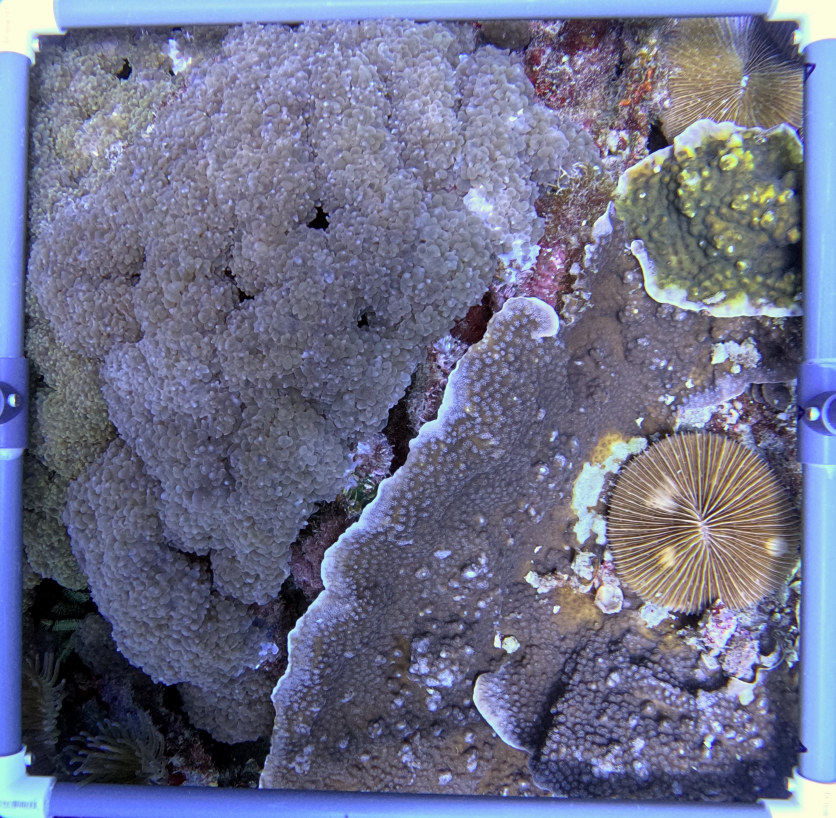
#> input picture uploads/bleaching/098170fe_input.jpg, 3342 x 3270 px (shown at 1/4 size)
$ python -i bleaching.py   (imports and definitions only)
#> lines starting #> are read from the running program, lines starting #| are printed output that depends on the picture; after the words box and inside, x2 and y2 are one past the last pixel; in counts of white or black regions, pixels touching at a corner belong together
"""
Coral Bleaching Analysis routes
Provides HSV colour-based bleaching detection with heatmap output.
ML model slot is reserved — swap analyze_bleaching_model() in when ready.
"""
from flask import Blueprint, request, jsonify, send_file
import cv2
import numpy as np
import os
import uuid

# [1 line that did not run here, left out]

UPLOAD_FOLDER = "uploads/bleaching"
OUTPUT_FOLDER = "outputs/bleaching"
# [2 lines not run here, left out]


# ─────────────────────────────────────────────────────────────
# CORE ANALYSIS — HSV Colour Thresholding (v4, locked)
# ─────────────────────────────────────────────────────────────

def analyze_bleaching_hsv(image_path):
#> called with image_path = '../uploads/bleaching/098170fe_input.jpg'
    img = cv2.imread(image_path)
#> img is the input picture: shape (3270, 3342, 3); mean B, G, R 137.8, 111.3, 108.2
    if img is None:
        return None

    # Crop out quadrat frame border (~6% each side)
    h, w = img.shape[:2]
#> h = 3270; w = 3342
    margin = int(min(h, w) * 0.06)
#> margin = 196
    img = img[margin:h - margin, margin:w - margin]
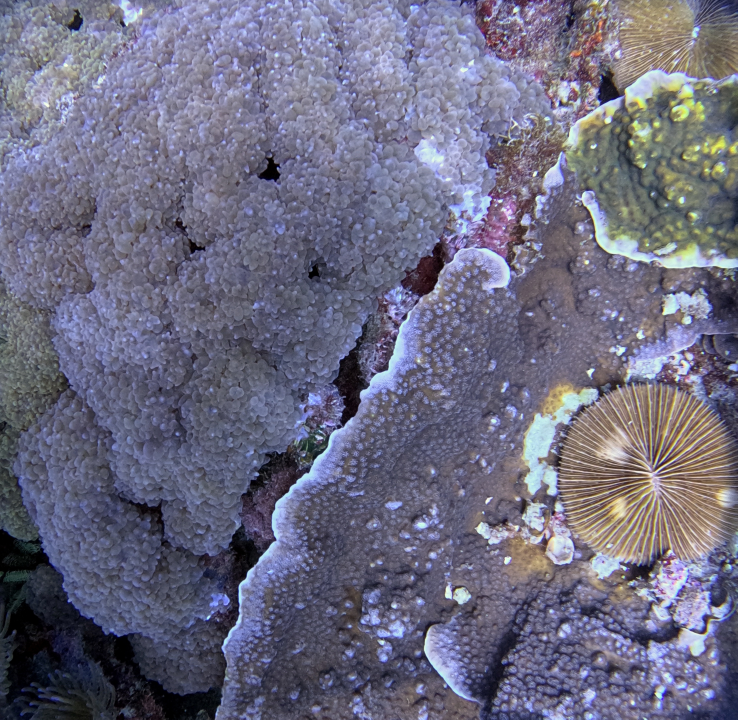
#> img: shape (2878, 2950, 3) (shown at 1/4 size); mean B, G, R 128.5, 107.1, 108.3

    hsv = cv2.cvtColor(img, cv2.COLOR_BGR2HSV)
#> hsv: shape (2878, 2950, 3); mean H, S, V 112.2, 60.2, 132.2

    # Dark substrate mask — exclude from both masks
    dark_mask = cv2.inRange(hsv,
        np.array([0, 0, 0]),
        np.array([180, 255, 55])
    )
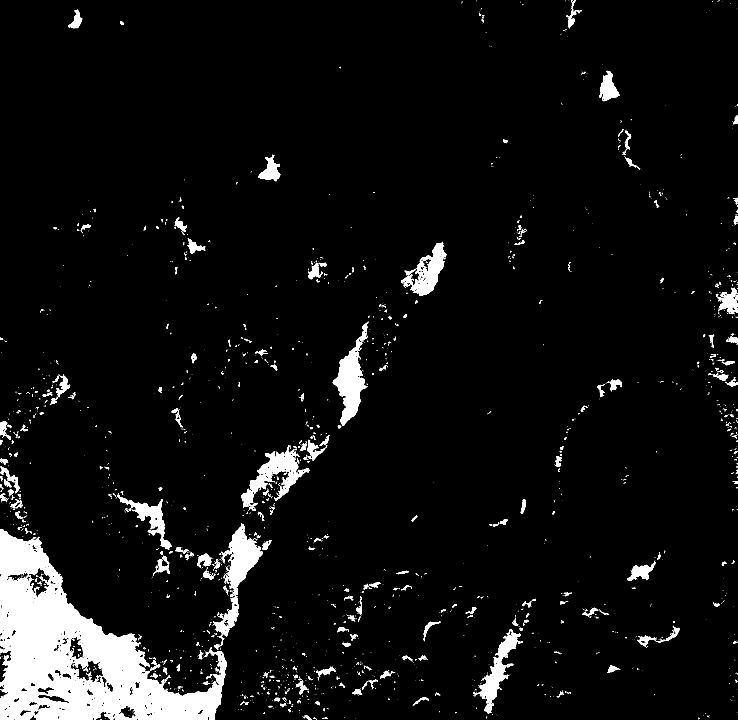
#> dark_mask: shape (2878, 2950) (shown at 1/4 size); 5.7% white; 3034 white regions (2571 under 20 px), largest, box (x1, y1, x2, y2) and area: (0, 2116, 906, 2878) 286811, (857, 2093, 1052, 2547) 23907, (1331, 1287, 1474, 1704) 22169

    # Bleached — white / pale / lavender / grey tissue
    bleached_mask = cv2.inRange(hsv,
        np.array([0,  0,  130]),
        np.array([180, 55, 255])
    )
#> bleached_mask: shape (2878, 2950); 25.9% white; 16566 white regions (13075 under 20 px), largest, box (x1, y1, x2, y2) and area: (0, 0, 1927, 1314) 931245, (1898, 1496, 2950, 2516) 240788, (1868, 100, 2482, 764) 102032

    # Healthy group 1 — colourful saturated tissue
    healthy_saturated = cv2.inRange(hsv,
        np.array([0,  80, 80]),
        np.array([180, 255, 185])
    )
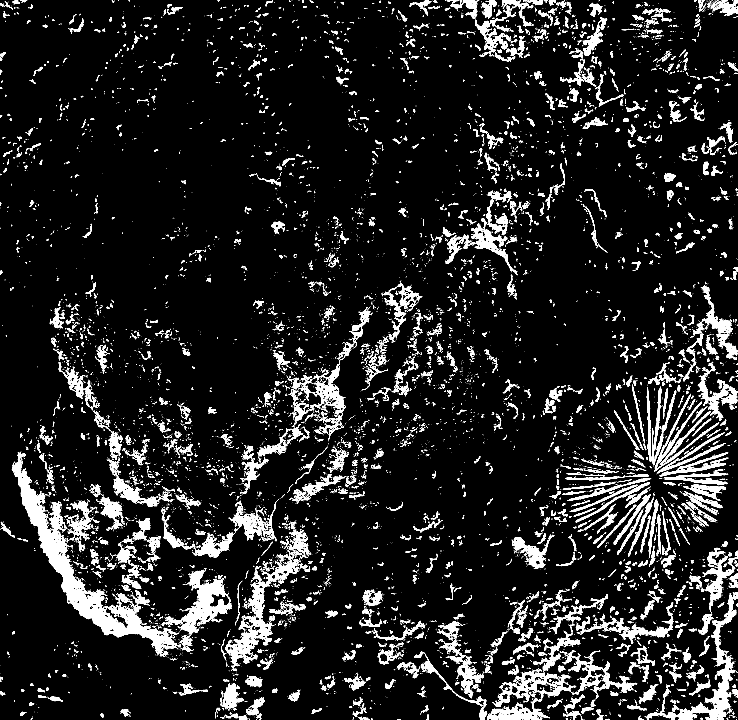
#> healthy_saturated: shape (2878, 2950) (shown at 1/4 size); 8.9% white; 12996 white regions (10502 under 20 px), largest, box (x1, y1, x2, y2) and area: (48, 1810, 724, 2628) 67821, (2662, 2379, 2946, 2878) 20752, (646, 2272, 927, 2550) 20127

    # Healthy group 2 — brown coral tissue (brain corals, hue 8–28)
    healthy_brown = cv2.inRange(hsv,
        np.array([8,  30, 55]),
        np.array([28, 130, 140])
    )
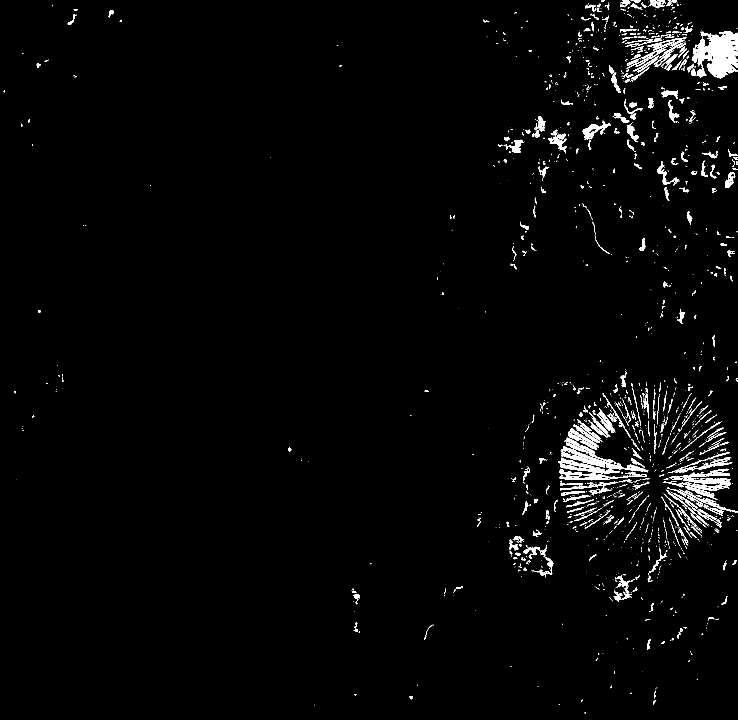
#> healthy_brown: shape (2878, 2950) (shown at 1/4 size); 1.8% white; 2719 white regions (2083 under 20 px), largest, box (x1, y1, x2, y2) and area: (2767, 124, 2950, 314) 20908, (2245, 1785, 2592, 1889) 3860, (2234, 1831, 2476, 1894) 3595

    healthy_mask = cv2.bitwise_or(healthy_saturated, healthy_brown)
#> healthy_mask: shape (2878, 2950); 10.3% white; 14101 white regions (11344 under 20 px), largest, box (x1, y1, x2, y2) and area: (48, 1810, 724, 2628) 67821, (2767, 124, 2950, 314) 21143, (2662, 2379, 2946, 2878) 20752

    # Remove substrate from both masks
    bleached_mask = cv2.bitwise_and(bleached_mask, cv2.bitwise_not(dark_mask))
    healthy_mask  = cv2.bitwise_and(healthy_mask,  cv2.bitwise_not(dark_mask))

    # If pixel is in both, trust healthy over bleached
    bleached_mask = cv2.bitwise_and(bleached_mask, cv2.bitwise_not(healthy_mask))
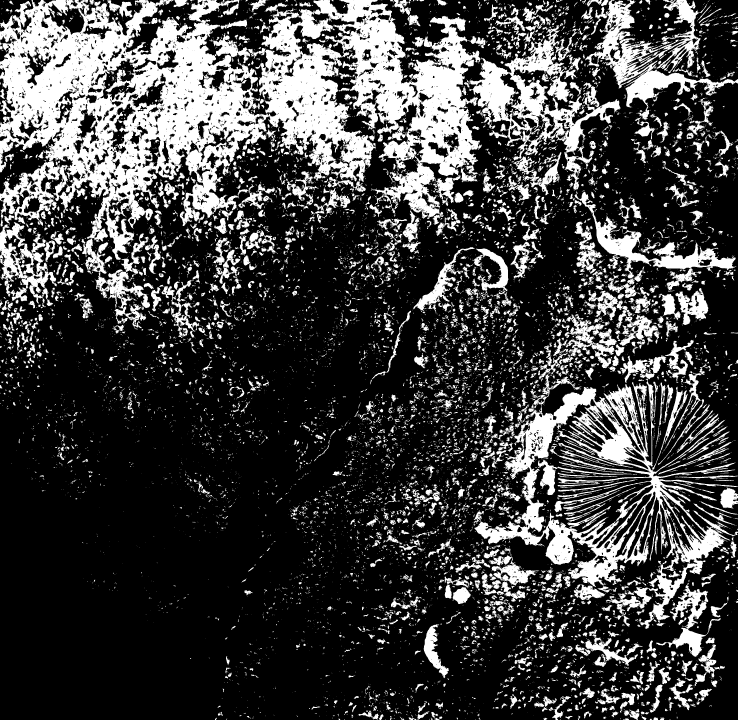
#> bleached_mask: shape (2878, 2950) (shown at 1/4 size); 25.7% white; 16660 white regions (13152 under 20 px), largest, box (x1, y1, x2, y2) and area: (0, 0, 1927, 1314) 931116, (1898, 1496, 2950, 2516) 233269, (1868, 100, 2482, 764) 100433

    # Clean noise
    kernel = np.ones((5, 5), np.uint8)
    bleached_mask = cv2.morphologyEx(bleached_mask, cv2.MORPH_OPEN, kernel)
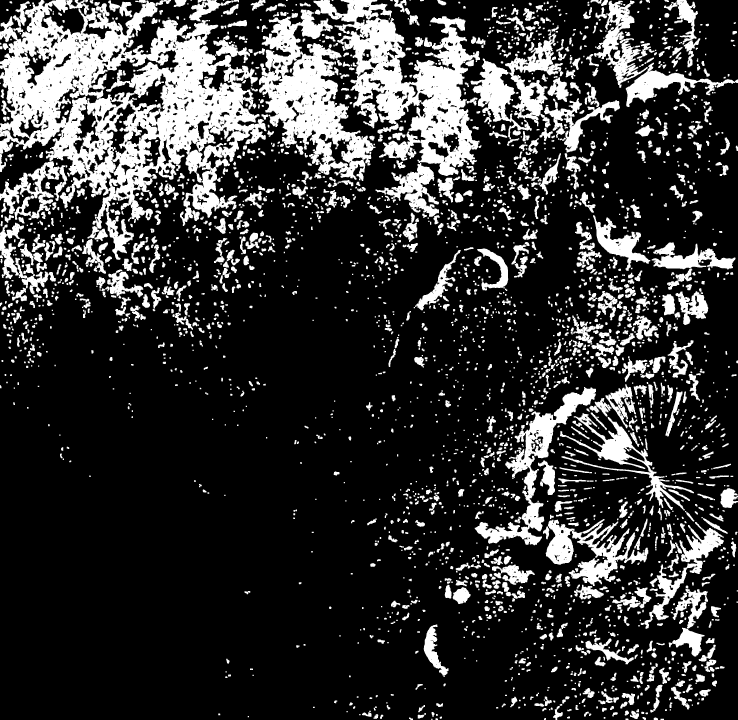
#> bleached_mask: shape (2878, 2950) (shown at 1/4 size); 20.9% white; 3029 white regions (6 under 20 px), largest, box (x1, y1, x2, y2) and area: (0, 0, 1066, 1039) 450211, (1254, 0, 1920, 867) 193014, (1036, 38, 1502, 724) 132599
    healthy_mask  = cv2.morphologyEx(healthy_mask,  cv2.MORPH_OPEN, kernel)
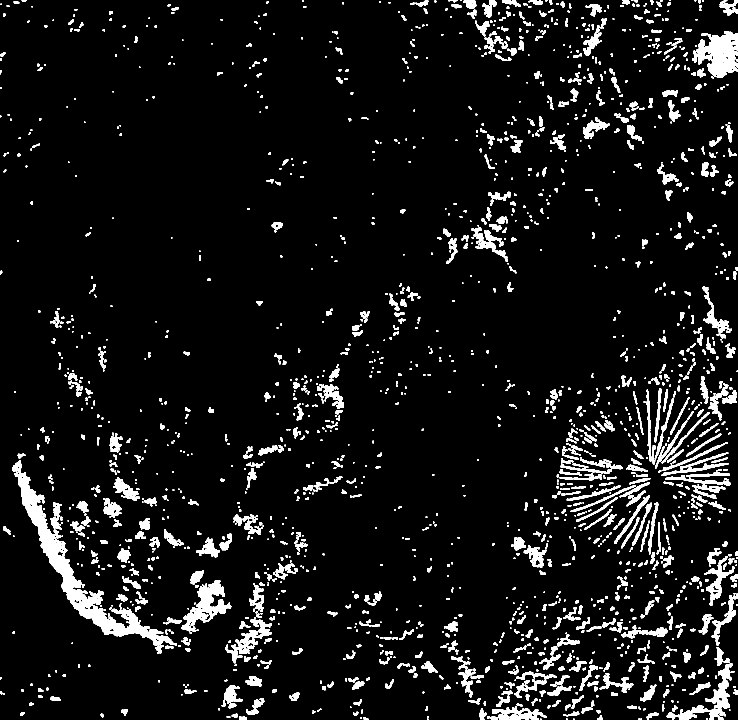
#> healthy_mask: shape (2878, 2950) (shown at 1/4 size); 6.5% white; 2278 white regions (4 under 20 px), largest, box (x1, y1, x2, y2) and area: (49, 1841, 708, 2583) 56074, (2769, 126, 2950, 310) 19750, (725, 2320, 925, 2527) 14301

    bleached_px = cv2.countNonZero(bleached_mask)
#> bleached_px = 1773565
    healthy_px  = cv2.countNonZero(healthy_mask)
#> healthy_px = 547899
    total       = bleached_px + healthy_px
#> total = 2321464
    bleach_pct  = round((bleached_px / total * 100) if total > 0 else 0, 1)
#> bleach_pct = 76.4

    return {
        "bleach_pct":    bleach_pct,
        "bleached_mask": bleached_mask,
        "healthy_mask":  healthy_mask,
        "cropped_img":   img
    }


# ─────────────────────────────────────────────────────────────
# RESERVED — ML Model Slot (swap in after training)
# ─────────────────────────────────────────────────────────────

# [129 lines left out: functions analyze_bleaching_model, generate_heatmap, get_bleaching_verdict, analyze, get_result, not called in this run]

>>> result = analyze_bleaching_hsv('../uploads/bleaching/098170fe_input.jpg')
#> result = 4 items
